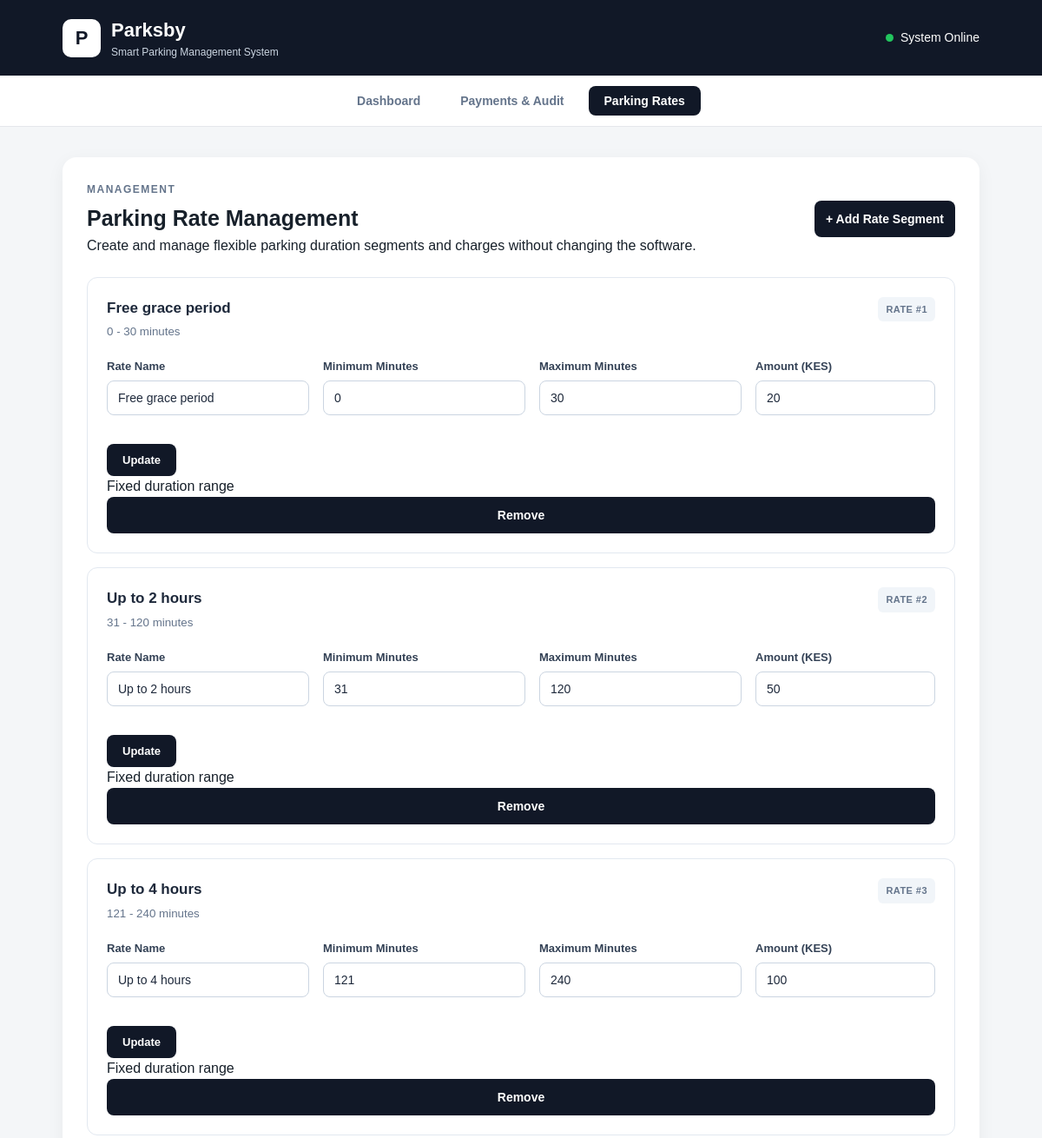
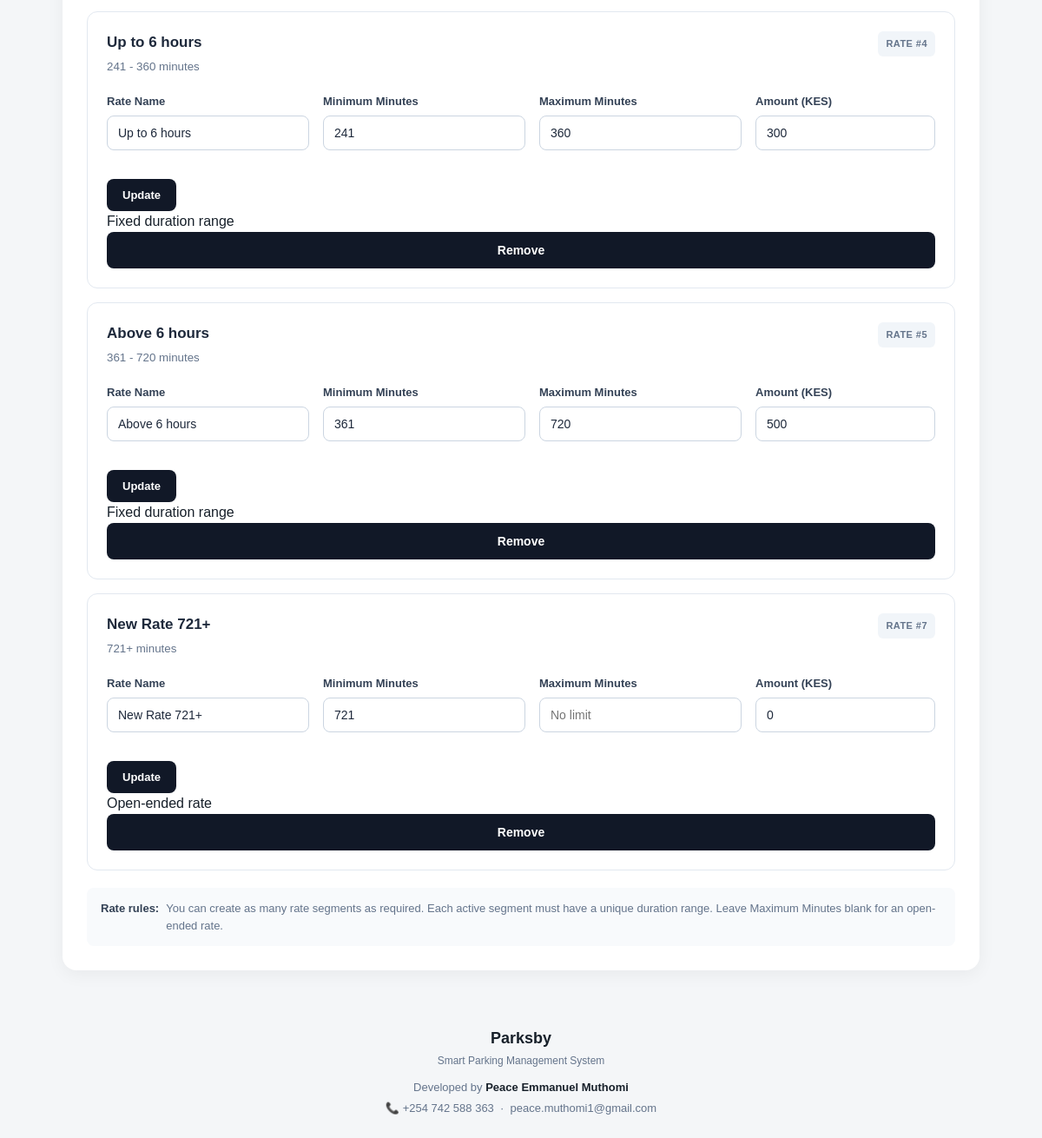
/rates, run on the app's committed database (2 pictures, top to bottom).
### tables this page shows
CREATE TABLE parking_rates (
    rate_id INTEGER PRIMARY KEY AUTOINCREMENT,
    rate_name VARCHAR(100) NOT NULL,
    minimum_minutes INTEGER NOT NULL,
    maximum_minutes INTEGER,
    amount DECIMAL(10,2) NOT NULL,
    active INTEGER NOT NULL DEFAULT 1
        CHECK (active IN (0, 1)),
    created_at DATETIME NOT NULL DEFAULT CURRENT_TIMESTAMP,
    updated_at DATETIME NOT NULL DEFAULT CURRENT_TIMESTAMP
);

### src/app.py (the view)
@app.route("/rates")
def rates():
    return render_page(
        "rates.html",
        active_tab="rates"
    )

### src/app.py (called while the page is built)
def render_page(template="index.html", **kwargs):
    available_slots = get_available_slots()
    parking_rates = get_parking_rates()
    parked_vehicles = get_parked_vehicles()
    return render_template(
        template,
        available_slots=available_slots,
        available_count=len(available_slots),
        parking_rates=parking_rates,
        parked_vehicles=parked_vehicles,
        **kwargs
    )

### src/database.py (called while the page is built)
def get_db_connection():
    connection = sqlite3.connect(DATABASE)
    connection.row_factory = sqlite3.Row
    connection.execute("PRAGMA foreign_keys = ON")
    return connection

### src/models.py (called while the page is built)
def get_available_slots():
    db = get_db_connection()
    slots = db.execute("""
        SELECT
            slot_id,
            slot_number,
            status
        FROM parking_slots
        WHERE status = 'AVAILABLE'
        ORDER BY slot_id
    """).fetchall()
    db.close()
    return slots

def get_parked_vehicles():
    db = get_db_connection()
    vehicles = db.execute("""
        SELECT
            pr.record_id,
            pr.ticket_id,
            v.plate_number,
            ps.slot_number,
            pr.entry_time
        FROM parking_records pr
        JOIN vehicles v
            ON pr.vehicle_id = v.vehicle_id
        JOIN parking_slots ps
            ON pr.slot_id = ps.slot_id
        WHERE pr.status = 'PARKED'
        ORDER BY pr.entry_time ASC
    """).fetchall()
    db.close()
    return vehicles

### src/parking.py (called while the page is built)
def get_parking_rates():
    db = get_db_connection()
    try:
        rates = db.execute(
            """
            SELECT
                rate_id,
                rate_name,
                minimum_minutes,
                maximum_minutes,
                amount,
                active,
                created_at,
                updated_at
            FROM parking_rates
            WHERE active = 1
            ORDER BY minimum_minutes ASC
            """
        ).fetchall()
        return rates
    finally:
        db.close()

### src/templates/rates.html (shortened to what this page needs)
{% extends "index.html" %}
{% block content %}
<main class="container">
    <section class="tariff">
        <div class="section-heading rate-page-heading">
            <div>
                <p class="eyebrow">MANAGEMENT</p>
                <h2>Parking Rate Management</h2>
                <p>
                    Create and manage flexible parking duration
                    segments and charges without changing the software.
                </p>
            </div>
            <div>
                <form action="/rates/add" method="POST">
                    <button
                        type="submit"
                        class="add-rate-button"
                    >
                        + Add Rate Segment
                    </button>
                </form>
            </div>
        </div>
        {% if parking_rates %}
        <div class="rate-management-list">
            {% for rate in parking_rates %}
            <div class="rate-management-card">
                <div class="rate-card-header">
                    <div>
                        <span class="rate-name">
                            {{ rate["rate_name"] }}
                        </span>
                        <small>
                            {% if rate["maximum_minutes"] is none %}
                                {{ rate["minimum_minutes"] }}+ minutes
                            {% else %}
                                {{ rate["minimum_minutes"] }}
                                -
                                {{ rate["maximum_minutes"] }}
                                minutes
                            {% endif %}
                        </small>
                    </div>
                    <span class="rate-id">
                        RATE #{{ rate["rate_id"] }}
                    </span>
                </div>
                <form action="/rates" method="POST">
                    <div class="rate-fields">
                        <div class="rate-field">
                            <label>
                                Rate Name
                            </label>
                            <input
                                type="text"
                                name="rate_name"
                                value="{{ rate['rate_name'] }}"
                                maxlength="100"
                                required
                            >
                        </div>
                        <div class="rate-field">
                            <label>
                                Minimum Minutes
                            </label>
                            <input
                                type="number"
                                name="minimum_minutes"
                                value="{{ rate['minimum_minutes'] }}"
                                min="0"
                                step="1"
                                required
                            >
                        </div>
                        <div class="rate-field">
                            <label>
                                Maximum Minutes
                            </label>
                            <input
                                type="number"
                                name="maximum_minutes"
                                value="{% if rate['maximum_minutes'] is not none %}{{ rate['maximum_minutes'] }}{% endif %}"
                                min="0"
                                step="1"
                                placeholder="No limit"
                            >
                        </div>
                        <div class="rate-field">
                            <label>
                                Amount (KES)
                            </label>
                            <input
                                type="number"
                                name="amount"
                                value="{{ rate['amount'] }}"
                                min="0"
                                step="0.01"
                                required
                            >
                        </div>
                        <div class="rate-action">
                            <button type="submit">
                                Update
                            </button>
                        </div>
                    </div>
                </form>
                <div class="rate-card-footer">
                    <span>
                        {% if rate["maximum_minutes"] is none %}
                            Open-ended rate
                        {% else %}
                            Fixed duration range
                        {% endif %}
                    </span>
                    <form
                        action="/rates/delete"
                        method="POST"
                        onsubmit="return confirm('Remove this rate segment?');"
                    >
                        <button
                            type="submit"
                            class="delete-rate-button"
                        >
                            Remove
                        </button>
                    </form>
                </div>
            </div>
            {% endfor %}
        </div>
        {% endif %}
        <div class="rate-management-note">
            <strong>Rate rules:</strong>
            <span>
                You can create as many rate segments as required.
                Each active segment must have a unique duration range.
                Leave Maximum Minutes blank for an open-ended rate.
            </span>
        </div>
    </section>
</main>
{% endblock %}

### src/static/css/style.css (style rules this page uses)
* { box-sizing: border-box; margin: 0; padding: 0; }
body { font-family: Arial, Helvetica, sans-serif; background: #f4f6f8; color: #17202a; line-height: 1.5; }
.container { width: 88%; max-width: 1200px; margin: 35px auto; }
.eyebrow { font-size: 12px; font-weight: bold; letter-spacing: 1.5px; color: #64748b; margin-bottom: 6px; }
form { display: flex; flex-direction: column; }
label { font-size: 13px; font-weight: bold; margin-bottom: 7px; }
input, select { width: 100%; padding: 12px; border: 1px solid #cbd5e1; border-radius: 8px; font-size: 14px; margin-bottom: 17px; background: white; }
button { border: none; padding: 13px; border-radius: 8px; background: #111827; color: white; font-size: 14px; font-weight: bold; cursor: pointer; }
.parking-section, .tariff { background: white; border-radius: 16px; padding: 28px; margin-bottom: 25px; box-shadow: 0 5px 20px rgba(0, 0, 0, 0.05); }
.section-heading { display: flex; justify-content: space-between; align-items: center; margin-bottom: 22px; }
.section-heading h2 { font-size: 25px; }
.rate-management-list { display: flex; flex-direction: column; gap: 16px; margin-top: 24px; }
.rate-management-card { padding: 22px; border: 1px solid #e2e8f0; border-radius: 12px; background: #ffffff; transition: border-color 0.2s ease, box-shadow 0.2s ease; }
.rate-card-header { display: flex; justify-content: space-between; align-items: flex-start; gap: 20px; margin-bottom: 20px; }
.rate-name { display: block; font-size: 17px; font-weight: 700; color: #1e293b; }
.rate-card-header small { display: block; margin-top: 5px; color: #64748b; }
.rate-id { padding: 6px 9px; border-radius: 6px; background: #f1f5f9; color: #64748b; font-size: 11px; font-weight: 700; letter-spacing: 0.04em; }
.rate-fields { display: grid; grid-template-columns: minmax(160px, 1fr) minmax(160px, 1fr) minmax(160px, 1fr) auto; gap: 16px; align-items: end; }
.rate-field { display: flex; flex-direction: column; }
.rate-field label { margin-bottom: 7px; color: #334155; font-size: 13px; font-weight: 700; }
.rate-field input { width: 100%; box-sizing: border-box; padding: 11px 12px; border: 1px solid #cbd5e1; border-radius: 8px; background: #ffffff; color: #1e293b; font-size: 14px; }
.rate-action button { padding: 11px 18px; border: none; border-radius: 8px; background: #111827; color: #ffffff; font-size: 13px; font-weight: 700; cursor: pointer; white-space: nowrap; }
.rate-management-note { display: flex; gap: 8px; margin-top: 20px; padding: 14px 16px; border-radius: 8px; background: #f8fafc; color: #64748b; font-size: 13px; line-height: 1.5; }
.rate-management-note strong { color: #334155; white-space: nowrap; }

### data on the page
parking_rates: rate_name "Free grace period", minimum_minutes "0", maximum_minutes "30", rate_id "1", amount "20", shows "Fixed duration range"
parking_rates: rate_name "Up to 2 hours", minimum_minutes "31", maximum_minutes "120", rate_id "2", amount "50", shows "Fixed duration range"
parking_rates: rate_name "Up to 4 hours", minimum_minutes "121", maximum_minutes "240", rate_id "3", amount "100", shows "Fixed duration range"
parking_rates: rate_name "Up to 6 hours", minimum_minutes "241", maximum_minutes "360", rate_id "4", amount "300", shows "Fixed duration range"
parking_rates: rate_name "Above 6 hours", minimum_minutes "361", maximum_minutes "720", rate_id "5", amount "500", shows "Fixed duration range"
parking_rates: rate_name "New Rate 721+", minimum_minutes "721", rate_id "7", amount "0", shows "Open-ended rate"
